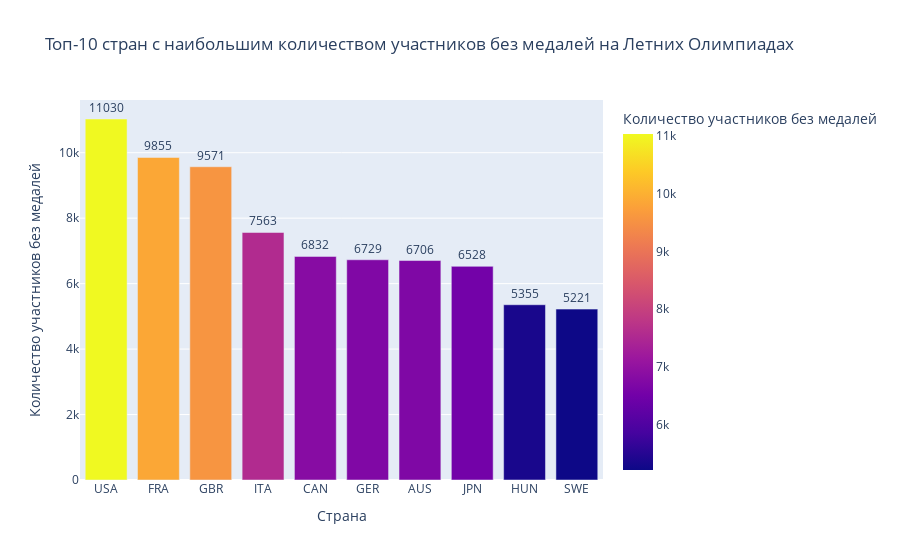

This figure's notebook cell:
### Markdown cell above
10. Какие 10 стран имеют наибольшее количество участников, не получивших никаких медалей ни на одной из Летних олимпиад?

### Code cell
no_medals = df[df["Medal"] == "No medal"]

participants_count = no_medals.groupby('NOC')['player_id'].nunique().reset_index()

participants_count.columns = ['NOC', 'No_Medal_Participants']

top_10_no_medals = participants_count.sort_values(by='No_Medal_Participants', ascending=False).head(10)

fig = px.bar(top_10_no_medals, 
             x='NOC', 
             y='No_Medal_Participants', 
             title='Топ-10 стран с наибольшим количеством участников без медалей на Летних Олимпиадах',
             labels={'NOC': 'Страна', 'No_Medal_Participants': 'Количество участников без медалей'},
             color='No_Medal_Participants',
             text='No_Medal_Participants')

fig.update_traces(texttemplate='%{text}', textposition='outside')

fig.show()

### Figure 1 — Plotly figure (JSON) as saved in the notebook; plotly's stock layout.template omitted (floating-point values rounded to 4 significant figures)
{"data": [{"alignmentgroup": "True", "hovertemplate": "Страна=%{x}<br>Количество участников без медалей=%{marker.color}<extra></extra>", "legendgroup": "", "marker": {"color": [11030, 9855, 9571, 7563, 6832, 6729, 6706, 6528, 5355, 5221], "coloraxis": "coloraxis", "pattern": {"shape": ""}}, "name": "", "offsetgroup": "", "orientation": "v", "showlegend": false, "text": [11030, 9855, 9571, 7563, 6832, 6729, 6706, 6528, 5355, 5221], "textposition": "outside", "texttemplate": "%{text}", "type": "bar", "x": ["USA", "FRA", "GBR", "ITA", "CAN", "GER", "AUS", "JPN", "HUN", "SWE"], "xaxis": "x", "y": [11030, 9855, 9571, 7563, 6832, 6729, 6706, 6528, 5355, 5221], "yaxis": "y"}], "layout": {"autosize": true, "barmode": "relative", "coloraxis": {"colorbar": {"title": {"text": "Количество участников без медалей"}}, "colorscale": [[0, "#0d0887"], [0.1111, "#46039f"], [0.2222, "#7201a8"], [0.3333, "#9c179e"], [0.4444, "#bd3786"], [0.5556, "#d8576b"], [0.6667, "#ed7953"], [0.7778, "#fb9f3a"], [0.8889, "#fdca26"], [1, "#f0f921"]]}, "legend": {"tracegroupgap": 0}, "title": {"text": "Топ-10 стран с наибольшим количеством участников без медалей на Летних Олимпиадах"}, "xaxis": {"anchor": "y", "autorange": true, "domain": [0, 1], "range": [-0.5, 9.5], "title": {"text": "Страна"}, "type": "category"}, "yaxis": {"anchor": "x", "autorange": true, "domain": [0, 1], "range": [0, 11610.0], "title": {"text": "Количество участников без медалей"}, "type": "linear"}}}
